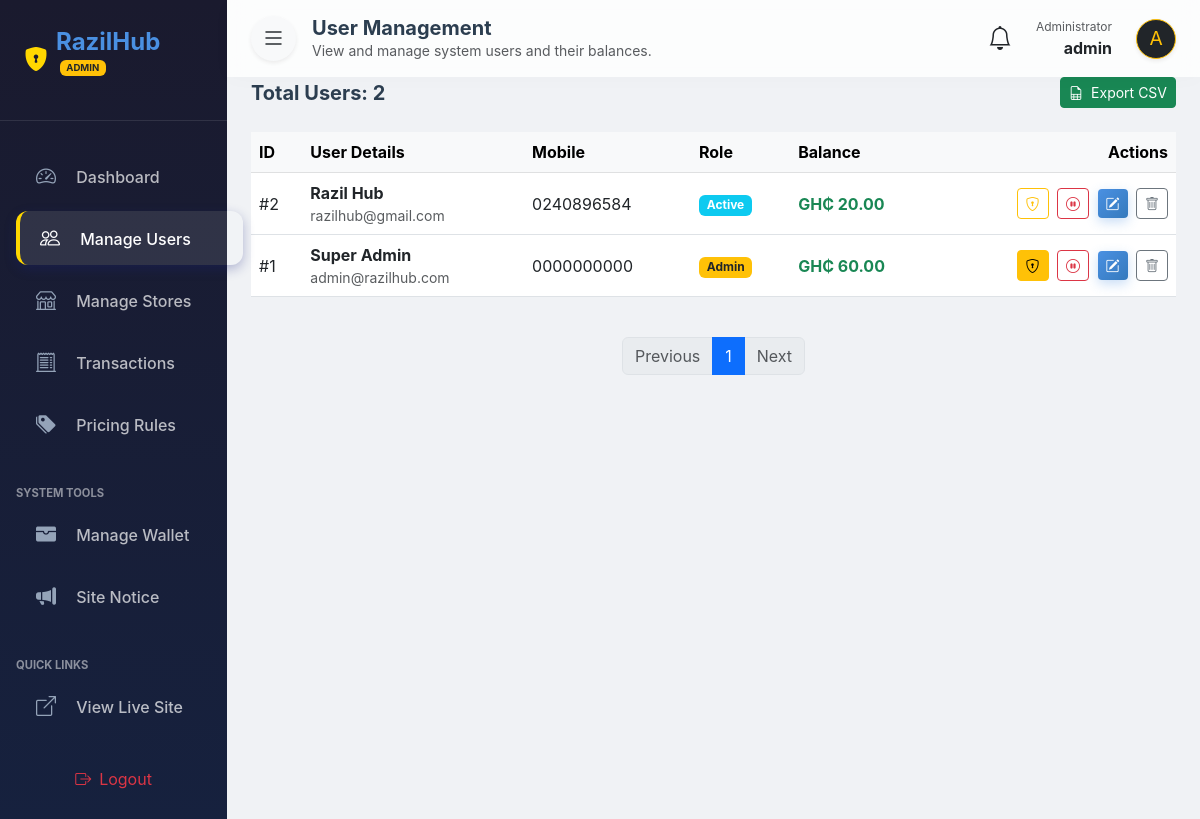
Before: /admin/users (signed in) with the older database file.
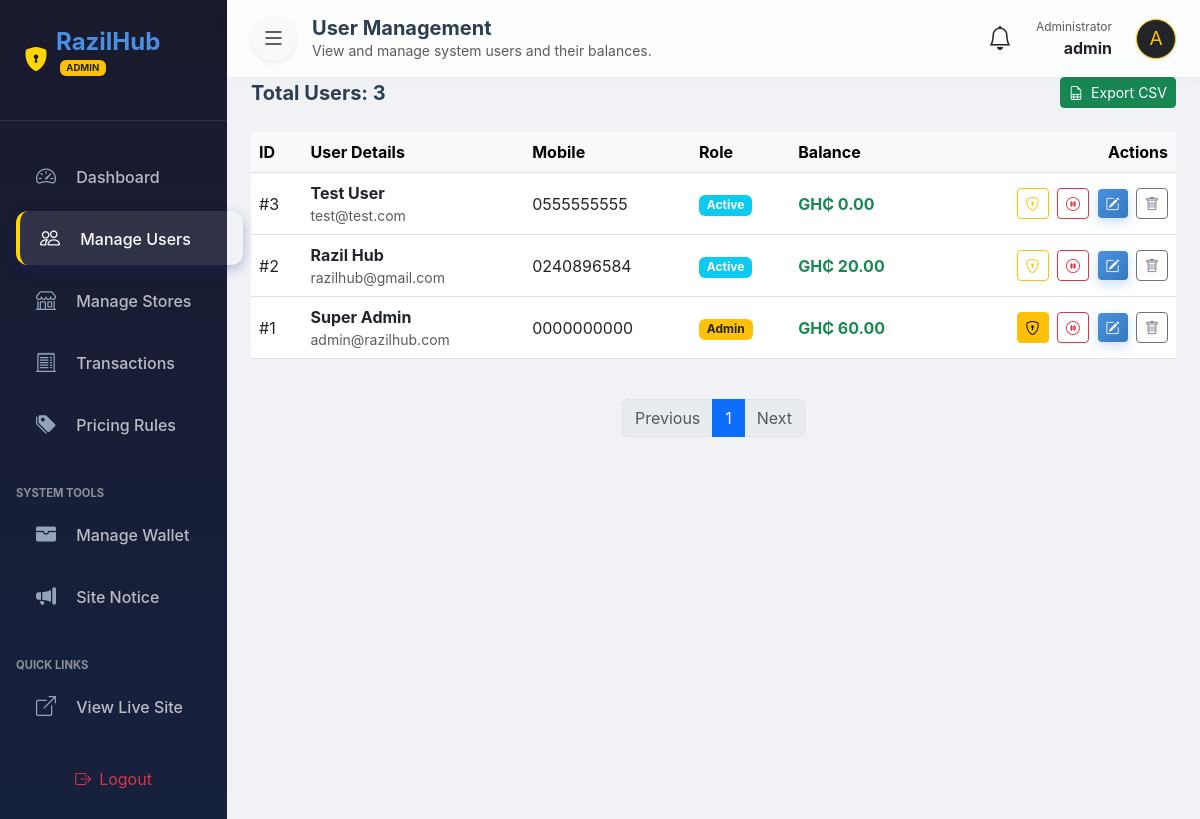
After: the same page with the newer database file.
### app.py (models this page shows)
class User(UserMixin, db.Model):
    id = db.Column(db.Integer, primary_key=True)
    first_name = db.Column(db.String(100))
    last_name = db.Column(db.String(100))
    username = db.Column(db.String(50), unique=True)
    email = db.Column(db.String(120), unique=True)
    mobile = db.Column(db.String(20))
    password = db.Column(db.String(200))
    balance = db.Column(db.Float, default=0.0)
    is_admin = db.Column(db.Boolean, default=False)
    is_suspended = db.Column(db.Boolean, default=False) # New field for suspension

### app.py (the view)
@app.route('/admin/users')
@admin_required
def admin_users():
    page = request.args.get('page', 1, type=int)
    per_page = 20
    users = User.query.order_by(User.id.desc()).paginate(page=page, per_page=per_page)
    return render_template('admin/users.html', users=users)

### app.py (called while the page is built)
@app.context_processor
def inject_site_notice():
    notice_setting = SiteSetting.query.filter_by(key='site_notice').first()
    return dict(site_notice=notice_setting.value if notice_setting else None)

@app.context_processor
def inject_admin_stats():
    if current_user.is_authenticated and current_user.is_admin:
        pending_txns = Transaction.query.filter(
            Transaction.status == 'Pending',
            Transaction.type.in_(['Withdrawal', 'Store Withdrawal (MoMo)'])
        ).order_by(Transaction.date.desc()).all()
        return dict(
            pending_withdrawals_count=len(pending_txns),
            pending_notifications=pending_txns
        )
    return dict(pending_withdrawals_count=0, pending_notifications=[])

@login_manager.user_loader
def load_user(user_id):
    return User.query.get(int(user_id))

def admin_required(f):
    @wraps(f)
    def decorated_function(*args, **kwargs):
        if not current_user.is_authenticated or not current_user.is_admin:
            flash("Access denied. Admin privileges required.", "error")
            return redirect(url_for('login'))
        return f(*args, **kwargs)
    return decorated_function

### templates/admin/users.html (shortened to what the changed rows need)
{% extends 'admin/base.html' %}
{% block content %}
<div class="table-card">
    <div class="d-flex flex-column flex-md-row justify-content-between align-items-md-center gap-3 mb-4">
        <h5 class="fw-bold mb-0">Total Users: {{ users.total }}</h5>
        <a href="{{ url_for('admin_export_users') }}" class="btn btn-sm btn-success">
            <i class="bi bi-file-earmark-spreadsheet me-2"></i>Export CSV
        </a>
    </div>
    <div class="table-responsive">
        <table class="table table-hover align-middle">
            <thead class="table-light">
                <tr>
                    <th>ID</th>
                    <th>User Details</th>
                    <th class="d-none d-md-table-cell">Mobile</th>
                    <th class="d-none d-lg-table-cell">Role</th>
                    <th>Balance</th>
                    <th class="text-end">Actions</th>
                </tr>
            </thead>
            <tbody>
                {% for user in users.items %}
                <tr>
                    <td>#{{ user.id }}</td>
                    <td>
                        <div class="fw-bold">{{ user.first_name }} {{ user.last_name }}</div>
                        <div class="small text-muted">{{ user.email }}</div>
                    </td>
                    <td class="d-none d-md-table-cell">{{ user.mobile }}</td>
                    <td class="d-none d-lg-table-cell">
                        {% if user.is_suspended %}
                        <span class="badge bg-danger">Suspended</span>
                        {% elif user.is_admin %}
                        <span class="badge bg-warning text-dark">Admin</span>
                        {% else %}
                        <span class="badge bg-info">Active</span>
                        {% endif %}
                    </td>
                    <td>
                        <span class="fw-bold text-success">GH₵ {{ "{:,.2f}".format(user.balance | default(0)) }}</span>
                    </td>
                    <td class="text-end">
                        <a href="{{ url_for('admin_toggle_admin', user_id=user.id) }}"
                            class="btn btn-sm {{ 'btn-warning' if user.is_admin else 'btn-outline-warning' }} me-1"
                            title="Toggle Admin Role">
                            <i class="bi bi-shield-lock"></i>
                        </a>
                        <a href="{{ url_for('admin_toggle_suspend', user_id=user.id) }}"
                            class="btn btn-sm {{ 'btn-danger' if user.is_suspended else 'btn-outline-danger' }} me-1"
                            title="{{ 'Unsuspend' if user.is_suspended else 'Suspend' }}">
                            <i class="bi {{ 'bi-play-circle' if user.is_suspended else 'bi-pause-circle' }}"></i>
                        </a>
                        <button class="btn btn-sm btn-primary me-1 edit-balance-btn" data-bs-toggle="modal"
                            data-bs-target="#editBalanceModal" data-user-id="{{ user.id }}"
                            data-username="{{ user.username }}" data-email="{{ user.email }}"
                            data-balance="{{ user.balance }}"
                            data-action-url="{{ url_for('admin_update_balance', user_id=user.id) }}"
                            title="Edit Balance">
                            <i class="bi bi-pencil-square"></i>
                        </button>
                        <a href="{{ url_for('admin_delete_user', user_id=user.id) }}"
                            class="btn btn-sm btn-outline-secondary"
                            onclick="return confirm('Are you sure? This will delete the user and all their data permanently.')"
                            title="Delete User">
                            <i class="bi bi-trash"></i>
                        </a>
                    </td>
                </tr>
                {% endfor %}
            </tbody>
        </table>
    </div>
</div>
{% endblock %}

### templates/admin/base.html (shortened to what the changed rows need)
<!DOCTYPE html>
<html lang="en">
<head>
    <link href="https://cdn.jsdelivr.net/npm/bootstrap@5.3.0/dist/css/bootstrap.min.css" rel="stylesheet">
    <link rel="stylesheet" href="https://cdn.jsdelivr.net/npm/bootstrap-icons@1.10.0/font/bootstrap-icons.css">
    <link rel="stylesheet" href="{{ url_for('static', filename='css/style.css') }}">
</head>
<body>
    <div class="d-flex" id="wrapper">
        <div id="page-content-wrapper">
            <nav class="navbar navbar-expand-lg navbar-light border-0 px-4 py-3">
                <div class="container-fluid p-0">
                    <div class="ms-auto d-flex align-items-center gap-3">
                        <div class="dropdown">
                            <a href="#" class="text-dark position-relative me-2" id="notificationDropdown"
                                data-bs-toggle="dropdown" aria-expanded="false">
                            </a>
                        </div>
                        <div class="d-none d-md-block text-end me-2">
                            <small class="text-muted d-block" style="font-size: 0.75rem;">Administrator</small>
                            <span class="fw-bold text-dark">{{ current_user.username }}</span>
                        </div>
                        <div class="rounded-circle bg-dark text-warning border border-warning d-flex align-items-center justify-content-center shadow-sm"
                            style="width: 40px; height: 40px; font-size: 1.2rem;">
                            {{ current_user.username[0] | upper }}
                        </div>
                    </div>
                </div>
            </nav>
            <div class="container-fluid px-4 pb-5">
                <div class="fade-in">
                    {% block content %}{% endblock %}
                </div>
            </div>
        </div>
    </div>
</body>
</html>

Changed rows visible on the page:
added User: id "3", first_name "Test", last_name "User", email "test@test.com", mobile "0555555555", is_suspended "Active", balance "0.00"
Other visible differences:
{{ users.total }}: "2" → "3"
